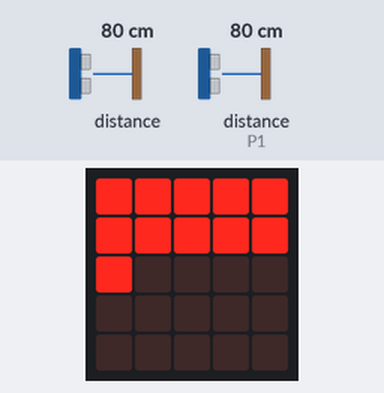
Bench run of a program on a simulated BBC micro:bit running MicroPython. Shown: the board's 5×5 LED display. The test bench sets the inputs (shaded band); at power-on: distance to the obstacle 80 cm, distance to the obstacle (sensor on P1) 80 cm. The echo pulse lasts 58.3 µs per cm.

Above: at 1.2 s.
1.3 s: distance to the obstacle (sensor 0) set to 2 cm
At 2.5 s:
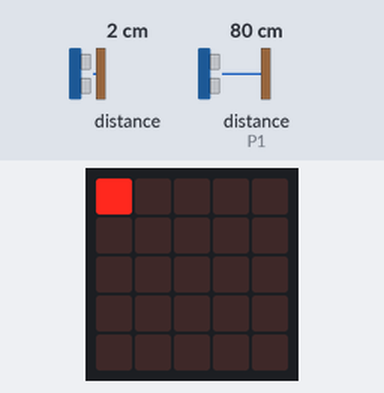
2.8 s: distance to the obstacle (sensor 0) set to 9 cm
At 3.6 s:
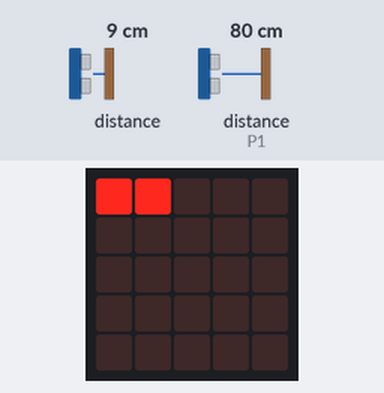
4.3 s: distance to the obstacle (sensor 0) set to 18 cm
At 5.2 s:
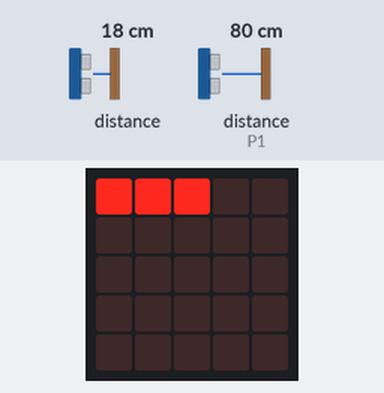
5.8 s: distance to the obstacle (sensor 0) set to 35 cm
At 7.0 s:
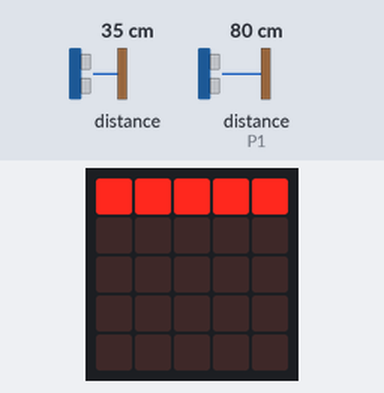
7.3 s: distance to the obstacle (sensor 0) set to 60 cm
At 7.8 s:
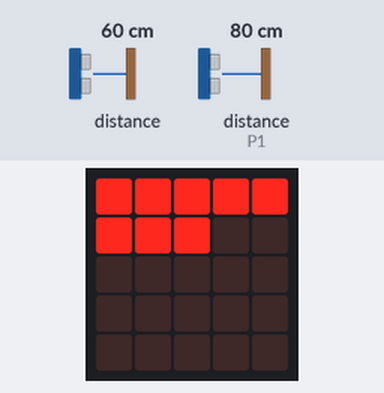
8.8 s: distance to the obstacle (sensor 0) set to 120 cm
At 9.7 s:
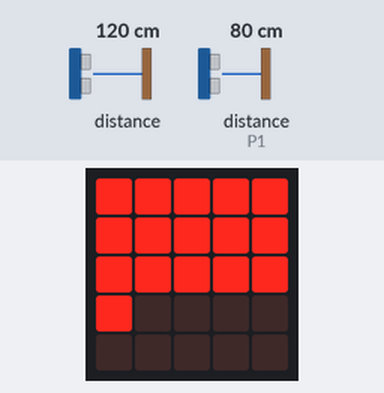
Timing chart, 0 to 11.3 s (numbered marks = the images above; inputs shaded):
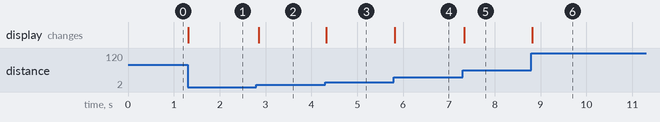

The program:

range-finder.py
```python
'An example range-finder using a ultrasonic sensor and the 25 leds'

from microbit import *
import machine
import time

TRIGGER = pin0
ECHO = pin1
ECHO.read_digital()
ECHO.set_pull(ECHO.NO_PULL)

def read_distance_cm(trigger_pin, echo_pin):
    '''
    Get distance in cm from an object using HC-SR04 ultrasonic sensor.
    The sensor requires 5V in (doesn't operate properly on 3v).
    Use voltage divider to lower ECHO signal to 3v.
    Use a delay of at least 60ms between calls to read_distance.
    '''
    trigger_pin.write_digital(0)
    time.sleep_us(2)
    trigger_pin.write_digital(1)
    time.sleep_us(10)
    trigger_pin.write_digital(0)
    time.sleep_us(10)
    # 60000us timeout (max about 400cm). A larger timeout will make it possible to detect larger distances
    pw = machine.time_pulse_us(echo_pin, 1, 60000)
    if pw < 0:
        # No full pulse detected before timeout
        return None
    else:
        # Divide by 58 to get centimetres as per spec
        return pw/58

while True:
    # Read the distance and colour a number of leds proportional to the distance (from 0 to 200cm)
    d = read_distance_cm(TRIGGER, ECHO) or 400
    leds = 25*min(d/200, 1.0)
    image = Image(''.join(''.join(str(9 if y*5+x < leds else 0) for x in range(5)) + ':' for y in range(5)))
    display.show(image)
    sleep(60)
```

Measured:
- after the input at 1.3 s, the display: changes at once (image 1)
- after the input at 2.8 s, the display: changes after 0.05 s (image 2)
- after the input at 4.3 s, the display: changes at once (image 3)
- after the input at 5.8 s, the display: changes at once (image 4)
- after the input at 7.3 s, the display: changes at once (image 5)
- after the input at 8.8 s, the display: changes at once (image 6)
